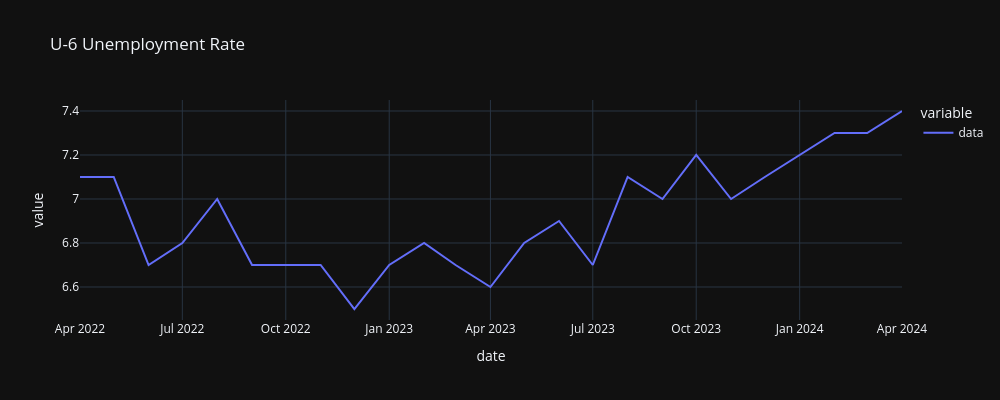

Notebook code for this chart:
### Code cell
#  Total Unemployed, Plus All Persons Marginally Attached to the Labor Force, Plus Total Employed Part Time for Economic Reasons, as a Percent of the Civilian Labor Force Plus All Persons Marginally Attached to the Labor Force (U-6) (U6RATE)
plot_data("U6RATE", "U-6 Unemployment Rate", years=2)

### Figure 1 — Plotly figure (JSON) as saved in the notebook; plotly's stock layout.template omitted (floating-point values rounded to 4 significant figures)
{"data": [{"hovertemplate": "variable=data<br>date=%{x|%B %d, %Y}<br>value=%{y}<extra></extra>", "legendgroup": "data", "line": {"color": "#636efa", "dash": "solid"}, "marker": {"symbol": "circle"}, "mode": "lines", "name": "data", "orientation": "v", "showlegend": true, "type": "scatter", "x": ["2022-04-01T00:00:00", "2022-05-01T00:00:00", "2022-06-01T00:00:00", "2022-07-01T00:00:00", "2022-08-01T00:00:00", "2022-09-01T00:00:00", "2022-10-01T00:00:00", "2022-11-01T00:00:00", "2022-12-01T00:00:00", "2023-01-01T00:00:00", "2023-02-01T00:00:00", "2023-03-01T00:00:00", "2023-04-01T00:00:00", "2023-05-01T00:00:00", "2023-06-01T00:00:00", "2023-07-01T00:00:00", "2023-08-01T00:00:00", "2023-09-01T00:00:00", "2023-10-01T00:00:00", "2023-11-01T00:00:00", "2023-12-01T00:00:00", "2024-01-01T00:00:00", "2024-02-01T00:00:00", "2024-03-01T00:00:00", "2024-04-01T00:00:00"], "xaxis": "x", "y": [7.1, 7.1, 6.7, 6.8, 7, 6.7, 6.7, 6.7, 6.5, 6.7, 6.8, 6.7, 6.6, 6.8, 6.9, 6.7, 7.1, 7, 7.2, 7, 7.1, 7.2, 7.3, 7.3, 7.4], "yaxis": "y"}], "layout": {"height": 400, "legend": {"title": {"text": "variable"}, "tracegroupgap": 0}, "title": {"text": "U-6 Unemployment Rate"}, "width": 1000, "xaxis": {"anchor": "y", "domain": [0, 1], "title": {"text": "date"}}, "yaxis": {"anchor": "x", "domain": [0, 1], "title": {"text": "value"}}}}
